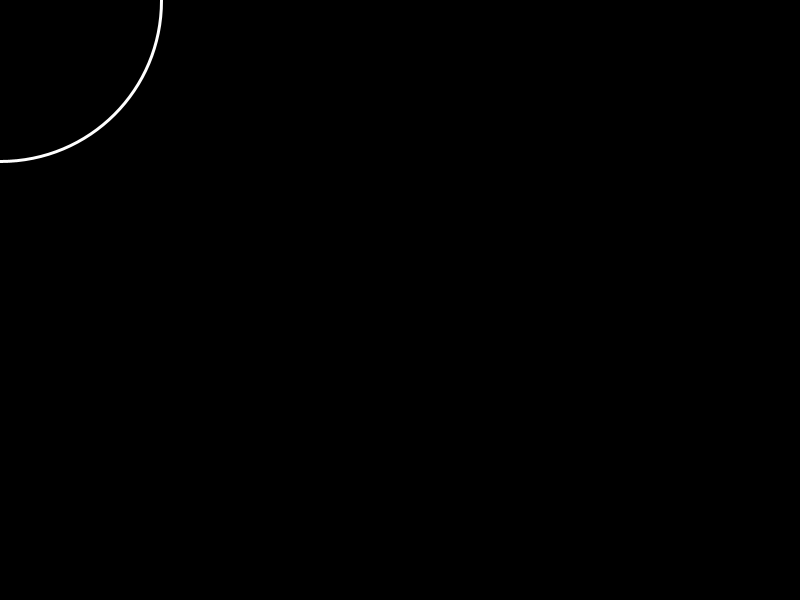
Frame 1 (no input)
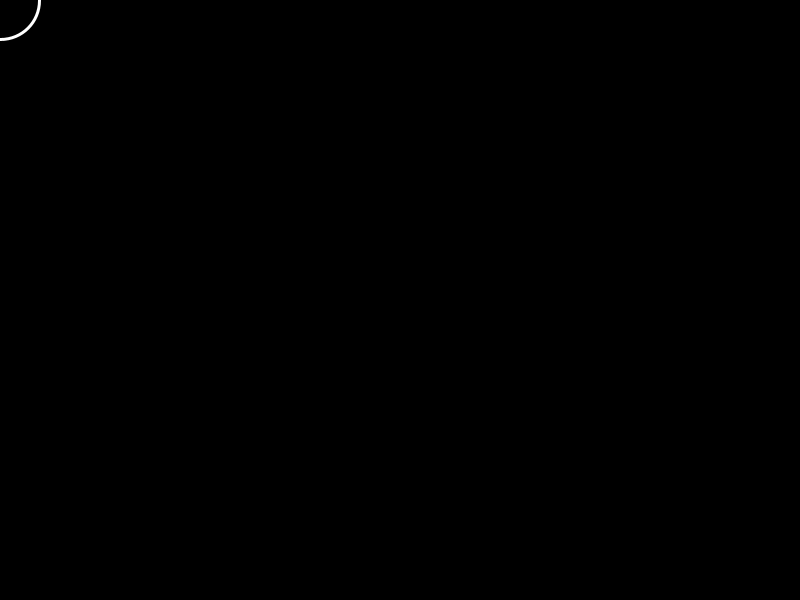
Frame 60 (the mouse pressed at the canvas centre just before this capture)
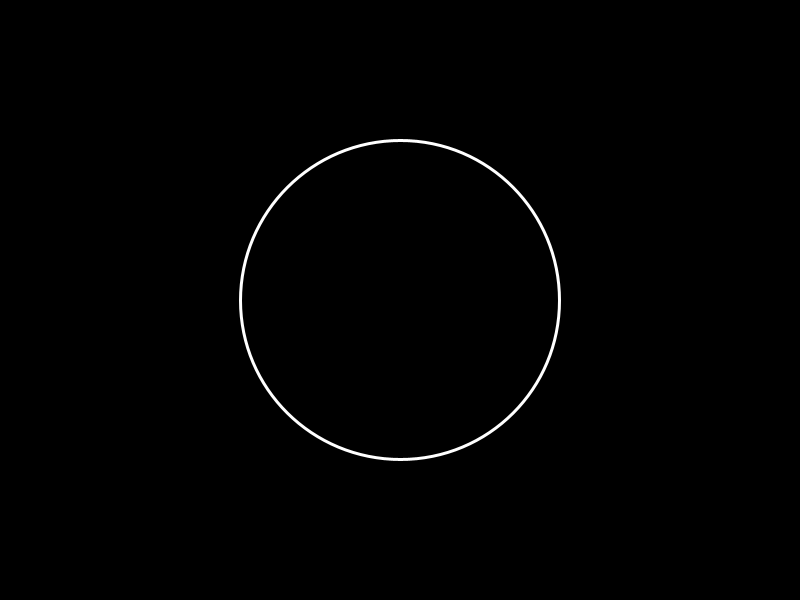
Frame 120 (the mouse held since frame 60 and released just before this capture)

The Processing sketch that drew these frames (run headless with seeded random() and noise(); from frame 60 on, the mouse is pressed at the canvas centre):

// Processing sketch: processing_123562
// ── processing_123562.pde

void setup(){
  size(800,600);
}

void draw(){
  background(0);
  frameRate(50);
  noFill();
  noCursor();
  stroke(255);
  strokeWeight(3);
  float r = random(500);
  ellipse(mouseX,mouseY,r,r);
}
  
